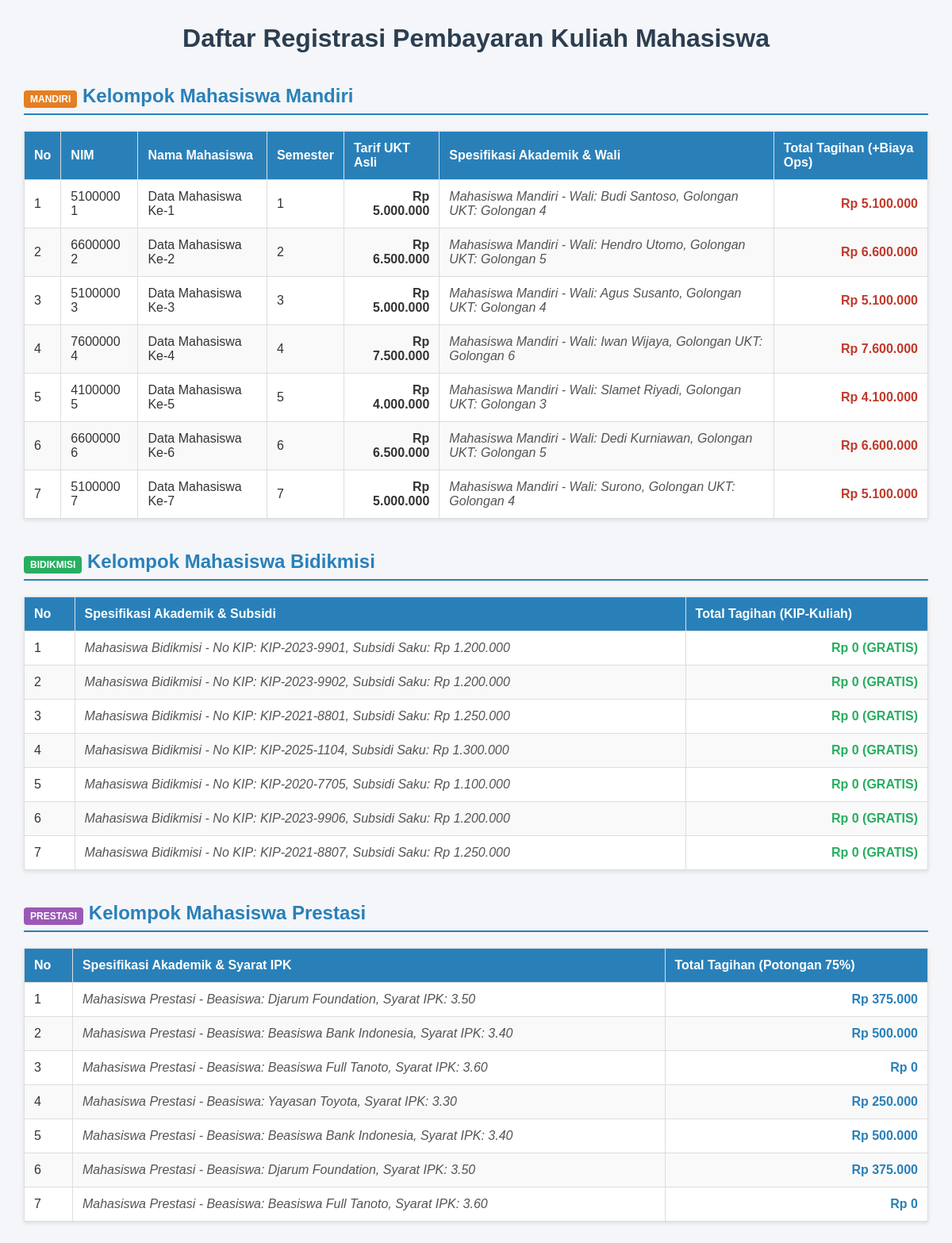
The page / on the database its author committed.
### tables this page shows
CREATE TABLE `tabel_mahasiswa` (
  `id_mahasiswa` int NOT NULL,
  `nama_mahasiswa` varchar(100) NOT NULL,
  `nim` varchar(15) NOT NULL,
  `semester` int NOT NULL,
  `tarif_ukt_nominal` decimal(10,2) NOT NULL,
  `jenis_pembiayaan` enum('mandiri','bidikmisi','prestasi') NOT NULL,
  `golongan_ukt` varchar(10) DEFAULT NULL,
  `nama_wali` varchar(100) DEFAULT NULL,
  `nomor_kip_kuliah` varchar(50) DEFAULT NULL,
  `dana_saku_subsidi` decimal(10,2) DEFAULT NULL,
  `nama_instansi_beasiswa` varchar(100) DEFAULT NULL,
  `minimal_ipk_syarat` decimal(3,2) DEFAULT NULL
);

### mahasiswaMandiri.php (called while the page is built, shortened)
<?php
require_once 'Mahasiswa.php';
class MahasiswaMandiri extends Mahasiswa {
    private $golonganUkt;
    private $namaWali;
    public function __construct($id, $nama, $nim, $semester, $tarifUkt, $jenis, $golonganUkt, $namaWali) {
        $this->golonganUkt = $golonganUkt;
        $this->namaWali = $namaWali;
    }
    public function hitungTagihanSemester() {
        return $this->tarifUktNominal + 100000;
    }
    public function tampilkanSpesifikasiAkademik() {
        return "Mahasiswa Mandiri - Wali: " . $this->namaWali . ", Golongan UKT: " . $this->golonganUkt;
    }
    public static function ambilDataMandiri($db) {
        $query = "SELECT * FROM tabel_mahasiswa WHERE jenis_pembiayaan = 'mandiri'";
        $stmt = $db->prepare($query);
        $stmt->execute();
        $daftarMahasiswa = [];
        while ($row = $stmt->fetch(PDO::FETCH_ASSOC)) {
            $daftarMahasiswa[] = new MahasiswaMandiri(
                $row['id_mahasiswa'], $row['nama_mahasiswa'], $row['nim'],
                $row['semester'], $row['tarif_ukt_nominal'], $row['jenis_pembiayaan'],
                $row['golongan_ukt'], $row['nama_wali']
            );
        }
        return $daftarMahasiswa;
    }
}

### mahasiswa.php (called while the page is built, shortened)
<?php
abstract class Mahasiswa {
    public function __construct($id, $nama, $nim, $semester, $tarifUkt, $jenis) {
        $this->tarifUktNominal = $tarifUkt;
    }
}

### mahasiswaBidikmisi.php (called while the page is built, shortened)
<?php
require_once 'Mahasiswa.php';
class MahasiswaBidikMisi extends Mahasiswa {
    private $nomorKipKuliah;
    private $danaSakuSubsidi;
    public function __construct($id, $nama, $nim, $semester, $tarifUkt, $jenis, $nomorKip, $danaSaku) {
        $this->nomorKipKuliah = $nomorKip;
        $this->danaSakuSubsidi = $danaSaku;
    }
    public function hitungTagihanSemester() {
        return 0;
    }
    public function tampilkanSpesifikasiAkademik() {
        return "Mahasiswa Bidikmisi - No KIP: " . $this->nomorKipKuliah . ", Subsidi Saku: Rp " . number_format($this->danaSakuSubsidi, 0, ',', '.');
    }
    public static function ambilDataBidikMisi($db) {
        $query = "SELECT * FROM tabel_mahasiswa WHERE jenis_pembiayaan = 'bidikmisi'";
        $stmt = $db->prepare($query);
        $stmt->execute();
        $daftarMahasiswa = [];
        while ($row = $stmt->fetch(PDO::FETCH_ASSOC)) {
            $daftarMahasiswa[] = new MahasiswaBidikMisi(
                $row['id_mahasiswa'], $row['nama_mahasiswa'], $row['nim'],
                $row['semester'], $row['tarif_ukt_nominal'], $row['jenis_pembiayaan'],
                $row['nomor_kip_kuliah'], $row['dana_saku_subsidi']
            );
        }
        return $daftarMahasiswa;
    }
}

### mahasiswaPrestasi.php (called while the page is built, shortened)
<?php
require_once 'Mahasiswa.php';
class MahasiswaPrestasi extends Mahasiswa {
    private $namaInstansiBeasiswa;
    private $minimalIpkSyarat;
    public function __construct($id, $nama, $nim, $semester, $tarifUkt, $jenis, $instansi, $minIpk) {
        $this->namaInstansiBeasiswa = $instansi;
        $this->minimalIpkSyarat = $minIpk;
    }
    public function hitungTagihanSemester() {
        return $this->tarifUktNominal * 0.25;
    }
    public function tampilkanSpesifikasiAkademik() {
        return "Mahasiswa Prestasi - Beasiswa: " . $this->namaInstansiBeasiswa . ", Syarat IPK: " . $this->minimalIpkSyarat;
    }
    public static function ambilDataPrestasi($db) {
        $query = "SELECT * FROM tabel_mahasiswa WHERE jenis_pembiayaan = 'prestasi'";
        $stmt = $db->prepare($query);
        $stmt->execute();
        $daftarMahasiswa = [];
        while ($row = $stmt->fetch(PDO::FETCH_ASSOC)) {
            $daftarMahasiswa[] = new MahasiswaPrestasi(
                $row['id_mahasiswa'], $row['nama_mahasiswa'], $row['nim'],
                $row['semester'], $row['tarif_ukt_nominal'], $row['jenis_pembiayaan'],
                $row['nama_instansi_beasiswa'], $row['minimal_ipk_syarat']
            );
        }
        return $daftarMahasiswa;
    }
}

### index.php (the view, shortened to what this page needs)
<?php
require_once 'koneksi.php';
require_once 'MahasiswaMandiri.php';
require_once 'MahasiswaBidikMisi.php';
require_once 'MahasiswaPrestasi.php';
$database = new Koneksi();
$db = $database->getKoneksi();
$daftarMandiri   = MahasiswaMandiri::ambilDataMandiri($db);
$daftarBidikMisi = MahasiswaBidikMisi::ambilDataBidikMisi($db);
$daftarPrestasi  = MahasiswaPrestasi::ambilDataPrestasi($db);
?>
<!DOCTYPE html>
<html lang="id">
<head>
</head>
<body>
    <h1>Daftar Registrasi Pembayaran Kuliah Mahasiswa</h1>
    <h2><span class="badge badge-mandiri">MANDIRI</span> Kelompok Mahasiswa Mandiri</h2>
    <table>
        <thead>
            <tr>
                <th>No</th>
                <th>NIM</th>
                <th>Nama Mahasiswa</th>
                <th>Semester</th>
                <th>Tarif UKT Asli</th>
                <th>Spesifikasi Akademik & Wali</th>
                <th>Total Tagihan (+Biaya Ops)</th>
            </tr>
        </thead>
        <tbody>
            <?php if (empty($daftarMandiri)): ?>
                <tr><td colspan="7" style="text-align:center;">Tidak ada data mahasiswa mandiri.</td></tr>
            <?php else: $no = 1; foreach ($daftarMandiri as $mhs): ?>
                <tr>
                    <td><?= $no++; ?></td>
                    <td><?= htmlspecialchars($mhs->hitungTagihanSemester() ? $mhs->hitungTagihanSemester() : ''); ?>
                        <?= htmlspecialchars($no-1);  ?>
                    </td>
                    <td><?php
                        echo "Data Mahasiswa Ke-" . ($no-1);
                    ?></td>
                    <td><?= htmlspecialchars($no-1) ?></td>
                    <td class="nominal">Rp <?= number_format($mhs->hitungTagihanSemester() - 100000, 0, ',', '.'); ?></td>
                    <td class="spesifikasi"><?= htmlspecialchars($mhs->tampilkanSpesifikasiAkademik()); ?></td>
                    <td class="nominal" style="color: #c0392b;">Rp <?= number_format($mhs->hitungTagihanSemester(), 0, ',', '.'); ?></td>
                </tr>
            <?php endforeach; endif; ?>
        </tbody>
    </table>
    <h2><span class="badge badge-bidikmisi">BIDIKMISI</span> Kelompok Mahasiswa Bidikmisi</h2>
    <table>
        <thead>
            <tr>
                <th>No</th>
                <th>Spesifikasi Akademik & Subsidi</th>
                <th>Total Tagihan (KIP-Kuliah)</th>
            </tr>
        </thead>
        <tbody>
            <?php if (empty($daftarBidikMisi)): ?>
                <tr><td colspan="3" style="text-align:center;">Tidak ada data mahasiswa bidikmisi.</td></tr>
            <?php else: $no = 1; foreach ($daftarBidikMisi as $mhs): ?>
                <tr>
                    <td><?= $no++; ?></td>
                    <td class="spesifikasi"><?= htmlspecialchars($mhs->tampilkanSpesifikasiAkademik()); ?></td>
                    <td class="nominal" style="color: #27ae60;">Rp <?= number_format($mhs->hitungTagihanSemester(), 0, ',', '.'); ?> (GRATIS)</td>
                </tr>
            <?php endforeach; endif; ?>
        </tbody>
    </table>
    <h2><span class="badge badge-prestasi">PRESTASI</span> Kelompok Mahasiswa Prestasi</h2>
    <table>
        <thead>
            <tr>
                <th>No</th>
                <th>Spesifikasi Akademik & Syarat IPK</th>
                <th>Total Tagihan (Potongan 75%)</th>
            </tr>
        </thead>
        <tbody>
            <?php if (empty($daftarPrestasi)): ?>
                <tr><td colspan="3" style="text-align:center;">Tidak ada data mahasiswa prestasi.</td></tr>
            <?php else: $no = 1; foreach ($daftarPrestasi as $mhs): ?>
                <tr>
                    <td><?= $no++; ?></td>
                    <td class="spesifikasi"><?= htmlspecialchars($mhs->tampilkanSpesifikasiAkademik()); ?></td>
                    <td class="nominal" style="color: #2980b9;">Rp <?= number_format($mhs->hitungTagihanSemester(), 0, ',', '.'); ?></td>
                </tr>
            <?php endforeach; endif; ?>
        </tbody>
    </table>
</body>
</html>

### index.php (style rules this page uses)
body { font-family: Arial, sans-serif; margin: 30px; background-color: #f4f6f9; color: #333; }
h1 { text-align: center; color: #2c3e50; margin-bottom: 30px; }
h2 { color: #2980b9; border-bottom: 2px solid #2980b9; padding-bottom: 8px; margin-top: 40px; }
table { width: 100%; border-collapse: collapse; margin-top: 15px; background: #fff; box-shadow: 0 2px 5px rgba(0,0,0,0.1); }
th, td { border: 1px solid #ddd; padding: 12px; text-align: left; }
th { background-color: #2980b9; color: white; }
tr:nth-child(even) { background-color: #f9f9f9; }
.nominal { text-align: right; font-weight: bold; }
.spesifikasi { font-style: italic; color: #555; }
.badge { padding: 4px 8px; border-radius: 4px; font-size: 12px; font-weight: bold; color: white; }
.badge-mandiri { background-color: #e67e22; }
.badge-bidikmisi { background-color: #27ae60; }
.badge-prestasi { background-color: #9b59b6; }

### rows shown on the page
tabel_mahasiswa: tarif_ukt_nominal "5100000", $mhs->hitungTagihanSemester()-100000 "5.000.000", $mhs->tampilkanSpesifikasiAkademik() "Mahasiswa Mandiri - Wali: Budi Santoso, Golongan UKT: Golongan 4", tarif_ukt_nominal "5.100.000"
tabel_mahasiswa: tarif_ukt_nominal "6600000", $mhs->hitungTagihanSemester()-100000 "6.500.000", $mhs->tampilkanSpesifikasiAkademik() "Mahasiswa Mandiri - Wali: Hendro Utomo, Golongan UKT: Golongan 5", tarif_ukt_nominal "6.600.000"
tabel_mahasiswa: tarif_ukt_nominal "5100000", $mhs->hitungTagihanSemester()-100000 "5.000.000", $mhs->tampilkanSpesifikasiAkademik() "Mahasiswa Mandiri - Wali: Agus Susanto, Golongan UKT: Golongan 4", tarif_ukt_nominal "5.100.000"
tabel_mahasiswa: tarif_ukt_nominal "7600000", $mhs->hitungTagihanSemester()-100000 "7.500.000", $mhs->tampilkanSpesifikasiAkademik() "Mahasiswa Mandiri - Wali: Iwan Wijaya, Golongan UKT: Golongan 6", tarif_ukt_nominal "7.600.000"
tabel_mahasiswa: tarif_ukt_nominal "4100000", $mhs->hitungTagihanSemester()-100000 "4.000.000", $mhs->tampilkanSpesifikasiAkademik() "Mahasiswa Mandiri - Wali: Slamet Riyadi, Golongan UKT: Golongan 3", tarif_ukt_nominal "4.100.000"
tabel_mahasiswa: tarif_ukt_nominal "6600000", $mhs->hitungTagihanSemester()-100000 "6.500.000", $mhs->tampilkanSpesifikasiAkademik() "Mahasiswa Mandiri - Wali: Dedi Kurniawan, Golongan UKT: Golongan 5", tarif_ukt_nominal "6.600.000"
tabel_mahasiswa: tarif_ukt_nominal "5100000", $mhs->hitungTagihanSemester()-100000 "5.000.000", $mhs->tampilkanSpesifikasiAkademik() "Mahasiswa Mandiri - Wali: Surono, Golongan UKT: Golongan 4", tarif_ukt_nominal "5.100.000"
tabel_mahasiswa: $mhs->tampilkanSpesifikasiAkademik() "Mahasiswa Bidikmisi - No KIP: KIP-2023-9901, Subsidi Saku: Rp 1.200.000", hitungTagihanSemester "0"
tabel_mahasiswa: $mhs->tampilkanSpesifikasiAkademik() "Mahasiswa Bidikmisi - No KIP: KIP-2023-9902, Subsidi Saku: Rp 1.200.000", hitungTagihanSemester "0"
tabel_mahasiswa: $mhs->tampilkanSpesifikasiAkademik() "Mahasiswa Bidikmisi - No KIP: KIP-2021-8801, Subsidi Saku: Rp 1.250.000", hitungTagihanSemester "0"
tabel_mahasiswa: $mhs->tampilkanSpesifikasiAkademik() "Mahasiswa Bidikmisi - No KIP: KIP-2025-1104, Subsidi Saku: Rp 1.300.000", hitungTagihanSemester "0"
tabel_mahasiswa: $mhs->tampilkanSpesifikasiAkademik() "Mahasiswa Bidikmisi - No KIP: KIP-2020-7705, Subsidi Saku: Rp 1.100.000", hitungTagihanSemester "0"
tabel_mahasiswa: $mhs->tampilkanSpesifikasiAkademik() "Mahasiswa Bidikmisi - No KIP: KIP-2023-9906, Subsidi Saku: Rp 1.200.000", hitungTagihanSemester "0"
tabel_mahasiswa: $mhs->tampilkanSpesifikasiAkademik() "Mahasiswa Bidikmisi - No KIP: KIP-2021-8807, Subsidi Saku: Rp 1.250.000", hitungTagihanSemester "0"
tabel_mahasiswa: $mhs->tampilkanSpesifikasiAkademik() "Mahasiswa Prestasi - Beasiswa: Djarum Foundation, Syarat IPK: 3.50", tarif_ukt_nominal "375.000"
tabel_mahasiswa: $mhs->tampilkanSpesifikasiAkademik() "Mahasiswa Prestasi - Beasiswa: Beasiswa Bank Indonesia, Syarat IPK: 3.40", tarif_ukt_nominal "500.000"
tabel_mahasiswa: $mhs->tampilkanSpesifikasiAkademik() "Mahasiswa Prestasi - Beasiswa: Beasiswa Full Tanoto, Syarat IPK: 3.60", tarif_ukt_nominal "0"
tabel_mahasiswa: $mhs->tampilkanSpesifikasiAkademik() "Mahasiswa Prestasi - Beasiswa: Yayasan Toyota, Syarat IPK: 3.30", tarif_ukt_nominal "250.000"
tabel_mahasiswa: $mhs->tampilkanSpesifikasiAkademik() "Mahasiswa Prestasi - Beasiswa: Beasiswa Bank Indonesia, Syarat IPK: 3.40", tarif_ukt_nominal "500.000"
tabel_mahasiswa: $mhs->tampilkanSpesifikasiAkademik() "Mahasiswa Prestasi - Beasiswa: Djarum Foundation, Syarat IPK: 3.50", tarif_ukt_nominal "375.000"
tabel_mahasiswa: $mhs->tampilkanSpesifikasiAkademik() "Mahasiswa Prestasi - Beasiswa: Beasiswa Full Tanoto, Syarat IPK: 3.60", tarif_ukt_nominal "0"
